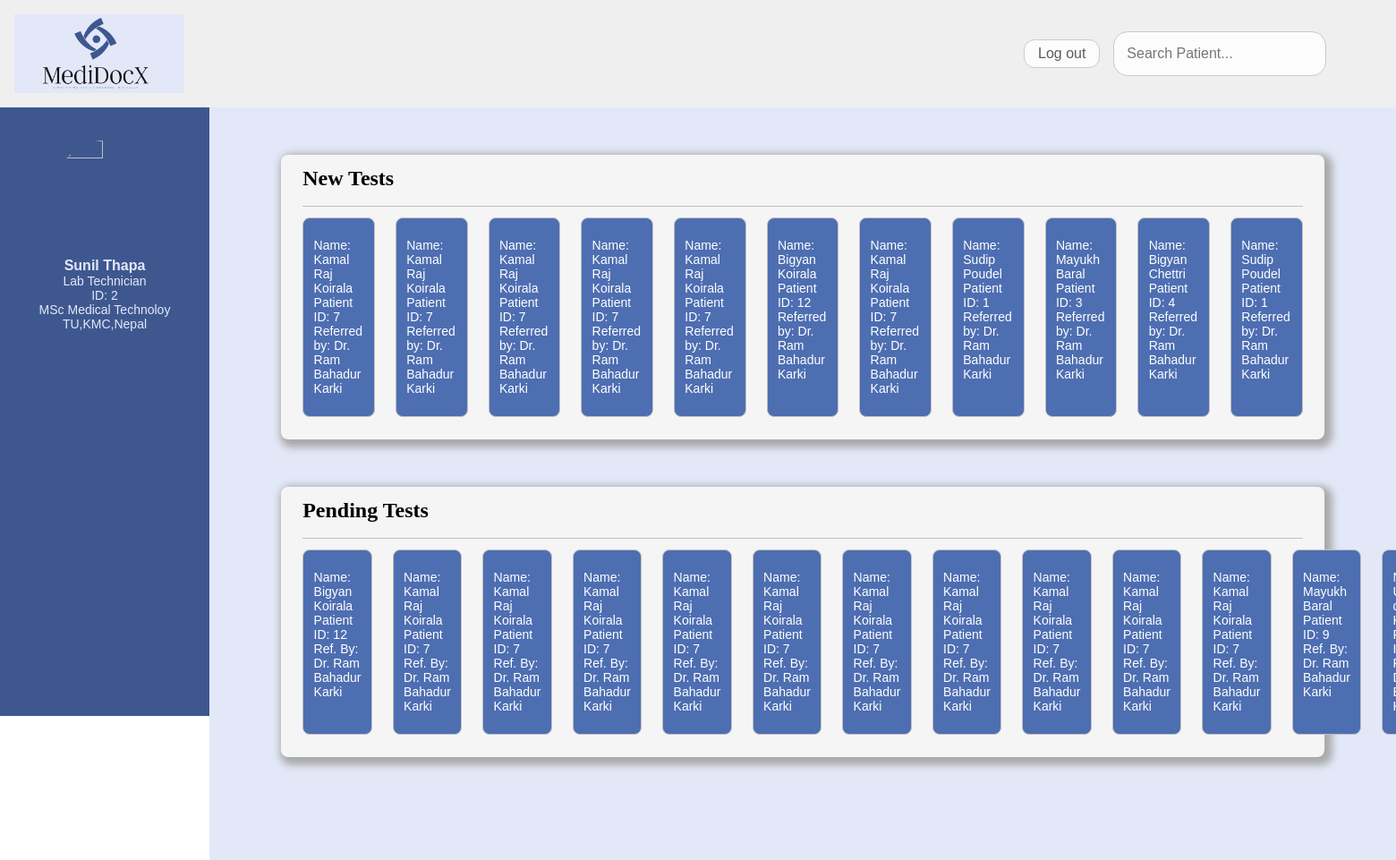
The app's page /dashboards/lab/labTechnician.php (signed in) with its own data.
### tables this page shows
CREATE TABLE `hospital` (
  `id` int(11) NOT NULL,
  `name` varchar(50) DEFAULT NULL,
  `email` varchar(30) NOT NULL,
  `doctorID` varchar(20) DEFAULT NULL,
  `patientID` varchar(20) DEFAULT NULL,
  `labTechnicianID` varchar(20) DEFAULT NULL,
  `doctorSpecialization` varchar(10) DEFAULT NULL,
  `doctorQualification` varchar(50) DEFAULT NULL,
  `universityCollageCountry` varchar(30) DEFAULT NULL,
  `userType` varchar(20) DEFAULT NULL
);

### dashboards/lab/labTechnician.php (the view, shortened to what this page needs)
<?php
include '../../config/connection.php';
if (isset($_SESSION['technicianEmail']) && !is_null($_SESSION['technicianEmail'])) {
    $labTechnicianEmail = $_SESSION['technicianEmail'];
    $sql = "SELECT * FROM hospital WHERE email = '{$labTechnicianEmail}' AND userType ='Lab Technician'";
    $sql3 = "SELECT distinct t.patientName, t.patientID, h.name, t.doctorID, t.reportID,t.visitID
          FROM test_data t
          INNER JOIN hospital h ON t.doctorID = h.doctorID
          ORDER BY t.id DESC";
    $result = mysqli_query($conn, $sql);
    $result3 = mysqli_query($conn, $sql3);
    if ($result) {
        $row = mysqli_fetch_assoc($result);
    }
}
$sqlPendingTests = "SELECT distinct  r.patientID, h.name, r.doctorID, r.ReportID, r.visitID, n.patientName FROM report r JOIN hospital h ON r.doctorID = h.doctorID JOIN patientvisitdetails n ON r.patientID = n.patientID  WHERE r.flag = 'P'  ORDER BY r.id DESC ";
$resultPendingTests = mysqli_query($conn, $sqlPendingTests);
?>
<!DOCTYPE html>
<html lang="en">
<head>
    <link rel="stylesheet" href="../../assets/css/style1.css">
</head>
<body>
    <header>
        <img src="../../assets/img/MediDocX Logo.JPG" alt="" />
        <button type="submit" id="logoutButton">Log out</button>
        <input type="text" id="searchInput" placeholder="Search Patient..." />
    </header>
    <aside>
        <div id="profileInfo">
            <div id="profilePic" class="profile-pic-container">
                <img id="avatar" src="../../api/images/getImageLabTechnician.php" onclick="handleImageUpload()">
            </div>
            <div id="details">
                <b>
                    <?php echo $row['name']; ?>
                </b><br>
                <?php echo $row['userType']; ?> <br>
                ID:
                <?php echo $row['labTechnicianID']; ?> <br>
                <?php echo $row['doctorQualification']; ?> <br>
                <?php echo $row['universityCollageCountry']; ?> <br>
            </div>
        </div>
    </aside>
    <main>
        <section>
            <div class="sectionTitle">
                <h2>New Tests</h2>
            </div>
            <div class="boxContainer">
                <?php
                if ($result3) {
                    while ($row3 = mysqli_fetch_array($result3)) {
                        echo '<div class="box">';
                        echo '<a href="labTechnicianPatient.php?patientName=' . $row3['patientName'] . '&patientID=' . $row3['patientID'] . '&doctorID=' . $row3['doctorID'] . '&reportID=' . $row3['reportID'] . '&visitID=' . $row3['visitID'] . ' ">';
                        echo 'Name: <span class="patientName">' . $row3['patientName'] . '</span><br />';
                        echo 'Patient ID: <span class="patientID"> ' . $row3['patientID'] . '</span><br />';
                        echo "Referred by: " . $row3['name'];
                        echo '</a>';
                        echo '</div>';
                    }
                }
                ?>
            </div>
        </section>
        <section>
            <div class="sectionTitle">
                <h2>Pending Tests</h2>
            </div>
            <div class="boxContainer">
                <?php
                if ($resultPendingTests) {
                    while ($rowPendingTests = mysqli_fetch_array($resultPendingTests)) {
                        echo '<div class="box">';
                        echo '<a href="pendingTests.php?patientID=' . $rowPendingTests['patientID'] . '&doctorID=' . $rowPendingTests['doctorID'] . '&reportID=' . $rowPendingTests['ReportID'] . '&visitID=' . $rowPendingTests['visitID'] . ' ">';
                        echo 'Name: <span class="patientName">' . $rowPendingTests['patientName'] . '</span><br />';
                        echo 'Patient ID: <span class="patientID">' . $rowPendingTests['patientID'] . '</span><br />';
                        echo 'Ref. By: ' . $rowPendingTests['name'];
                        echo '</a>';
                        echo '</div>';
                    }
                }
                ?>
            </div>
        </section>
    </main>
</body>
</html>

### assets/css/style1.css (style rules this page uses)
* { margin: 0; padding: 0; box-sizing: border-box; }
header { background-color: rgb(239, 239, 239); padding: 1vw; padding-right: 5%; width: 100vw; height: 15vh; position: fixed; display: flex; }
header img { height: 100%; margin-right: auto; }
header button { border: 1px solid rgb(202, 202, 202); margin: auto 1% auto 0; display: block; padding: .4rem .8rem; padding: .4% 1%; background-color: rgb(252, 252, 252); color: rgb(91, 91, 91); font-size: 16px; border-radius: 12px; }
header input[type='text'], main section .sectionTitle input[type='text'] { border: none; border: 1px solid rgb(202, 202, 202); margin: auto 0; padding: 1%; height: fit-content; background-color: rgb(252, 252, 252); font-size: 16px; border-radius: 16px; }
header input[type='text'], main section .sectionTitle input[type='text']:focus { outline: none; }
aside { display: inline-block; background-color: #3e588f; color: #e3e8f8; width: 15vw; height: 85vh; margin-top: 15vh; position: fixed; }
aside #profileInfo b { font-size: 16px; font-family: Arial, Helvetica, sans-serif; }
aside #profileInfo { width: 100%; padding-top: 16%; font-family: Arial, Helvetica, sans-serif; font-size: 14px; }
aside #profileInfo #details { width: fit-content; color: #e3e8f8; margin: 8% auto 0; text-align: center; }
main { display: inline-block; background-color: #e3e8f8; margin-top: 15vh; margin-left: 15vw; width: 85vw; min-height: 85vh; padding-bottom: 4%; }
main section { background-color: whitesmoke; margin: 4% 6%; padding: 1%; border-radius: 8px; box-shadow: 4px 4px 8px 5px darkgrey; }
main section .sectionTitle { margin: 0 1%; padding-bottom: 1%; border-bottom: 1px solid silver; display: flex; }
main section .sectionTitle h2 { margin-bottom: .5%; margin-right: auto; }
main section .boxContainer { display: flex; }
main section .boxContainer .box { background-color: #4e6eb2; color: #e3e8f8; padding: 2% 1%; margin: 1%; display: inline-block; transition: all 0.2s; cursor: pointer; border-radius: 8px; border: 1px solid silver; font-family: Arial, Helvetica, sans-serif; font-size: 14px; }

### dashboards/lab/labTechnician.php (style rules this page uses)
.profile-pic-container img { width: 48%; aspect-ratio: 1/1; margin: auto auto; border-radius: 50%; display: flex; justify-content: center; align-items: flex-start; transition: opacity 0.3s ease; }
.profile-pic-container { position: relative; }
a { text-decoration:none; color:white; }

### records on screen
hospital: name "Sunil Thapa", userType "Lab Technician", labTechnicianID "2", doctorQualification "MSc Medical Technoloy", universityCollageCountry "TU,KMC,Nepal"

### other values on screen
$row3['patientName'] "Kamal Raj Koirala"
$row3['patientID'] "7"
$row3['name'] "Dr. Ram Bahadur Karki"
$row3['patientName'] "Bigyan Koirala"
$row3['patientID'] "12"
$row3['patientName'] "Sudip Poudel"
$row3['patientID'] "1"
$row3['patientName'] "Mayukh Baral"
$row3['patientID'] "3"
$row3['patientName'] "Bigyan Chettri"
$row3['patientID'] "4"
$rowPendingTests['patientName'] "Bigyan Koirala"
$rowPendingTests['patientID'] "12"
$rowPendingTests['name'] "Dr. Ram Bahadur Karki"
$rowPendingTests['patientName'] "Kamal Raj Koirala"
